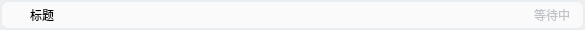
<?xml version="1.0" encoding="UTF-8"?>
<ui version="4.0">
 <class>workInfoWClass</class>
 <widget class="QWidget" name="workInfoWClass">
  <property name="geometry">
   <rect>
    <x>0</x>
    <y>0</y>
    <width>585</width>
    <height>30</height>
   </rect>
  </property>
  <property name="windowTitle">
   <string>Form</string>
  </property>
  <widget class="QWidget" name="rootWidget" native="true">
   <property name="geometry">
    <rect>
     <x>0</x>
     <y>0</y>
     <width>585</width>
     <height>30</height>
    </rect>
   </property>
   <property name="styleSheet">
    <string notr="true">QWidget
{
	background-color: #fafafa;
	font: 10pt &quot;微软雅黑&quot;;
	border-width: 2px;
	border-color: #ebeef0;
	border-style: solid;
	border-radius: 8px;
}
QWidget[style=&quot;error&quot;]
{
	background-color: #faf5f5;
	font: 10pt &quot;微软雅黑&quot;;
	border-width: 2px;
	border-color: #f0c1c1;
	border-style: solid;
	border-radius: 8px;
}</string>
   </property>
   <property name="style" stdset="0">
    <string>normal</string>
   </property>
   <widget class="QLabel" name="text_title">
    <property name="geometry">
     <rect>
      <x>30</x>
      <y>5</y>
      <width>30</width>
      <height>20</height>
     </rect>
    </property>
    <property name="styleSheet">
     <string notr="true">font: 700 10pt &quot;微软雅黑&quot;;
border-width: 0px;
background-color: rgba(255, 255, 255, 0);</string>
    </property>
    <property name="text">
     <string>标题</string>
    </property>
    <property name="scaledContents">
     <bool>false</bool>
    </property>
    <property name="alignment">
     <set>Qt::AlignLeading|Qt::AlignLeft|Qt::AlignVCenter</set>
    </property>
   </widget>
   <widget class="QLabel" name="text_workInfo">
    <property name="geometry">
     <rect>
      <x>70</x>
      <y>5</y>
      <width>500</width>
      <height>20</height>
     </rect>
    </property>
    <property name="styleSheet">
     <string notr="true">QLabel
{
	font: 10pt &quot;微软雅黑&quot;;
	color: #c0c4c8;
	border-width: 0px;
	background-color: rgba(255, 255, 255, 0);
}
QLabel[style=&quot;error&quot;]
{
	font: 10pt &quot;微软雅黑&quot;;
	color: #c85252;
	border-width: 0px;
	background-color: rgba(255, 255, 255, 0);
}</string>
    </property>
    <property name="text">
     <string> 等待中</string>
    </property>
    <property name="alignment">
     <set>Qt::AlignRight|Qt::AlignTrailing|Qt::AlignVCenter</set>
    </property>
    <property name="style" stdset="0">
     <string notr="true">normal</string>
    </property>
   </widget>
   <widget class="QProgressBar" name="progressBar_workProgress">
    <property name="geometry">
     <rect>
      <x>0</x>
      <y>0</y>
      <width>585</width>
      <height>30</height>
     </rect>
    </property>
    <property name="styleSheet">
     <string notr="true">QProgressBar
{
	border-width: 2px;
	border-color: rgba(255, 255, 255, 0);
	border-style: solid;
	border-radius: 8px;
	background-color: rgba(255, 255, 255, 0);
}

QProgressBar::chunk
{
	width: 1;
	background-color: #ebf0f5;
}</string>
    </property>
    <property name="maximum">
     <number>1000</number>
    </property>
    <property name="value">
     <number>0</number>
    </property>
    <property name="textVisible">
     <bool>false</bool>
    </property>
   </widget>
   <zorder>progressBar_workProgress</zorder>
   <zorder>text_title</zorder>
   <zorder>text_workInfo</zorder>
  </widget>
 </widget>
 <resources>
  <include location="LUD.qrc"/>
 </resources>
 <connections/>
</ui>
